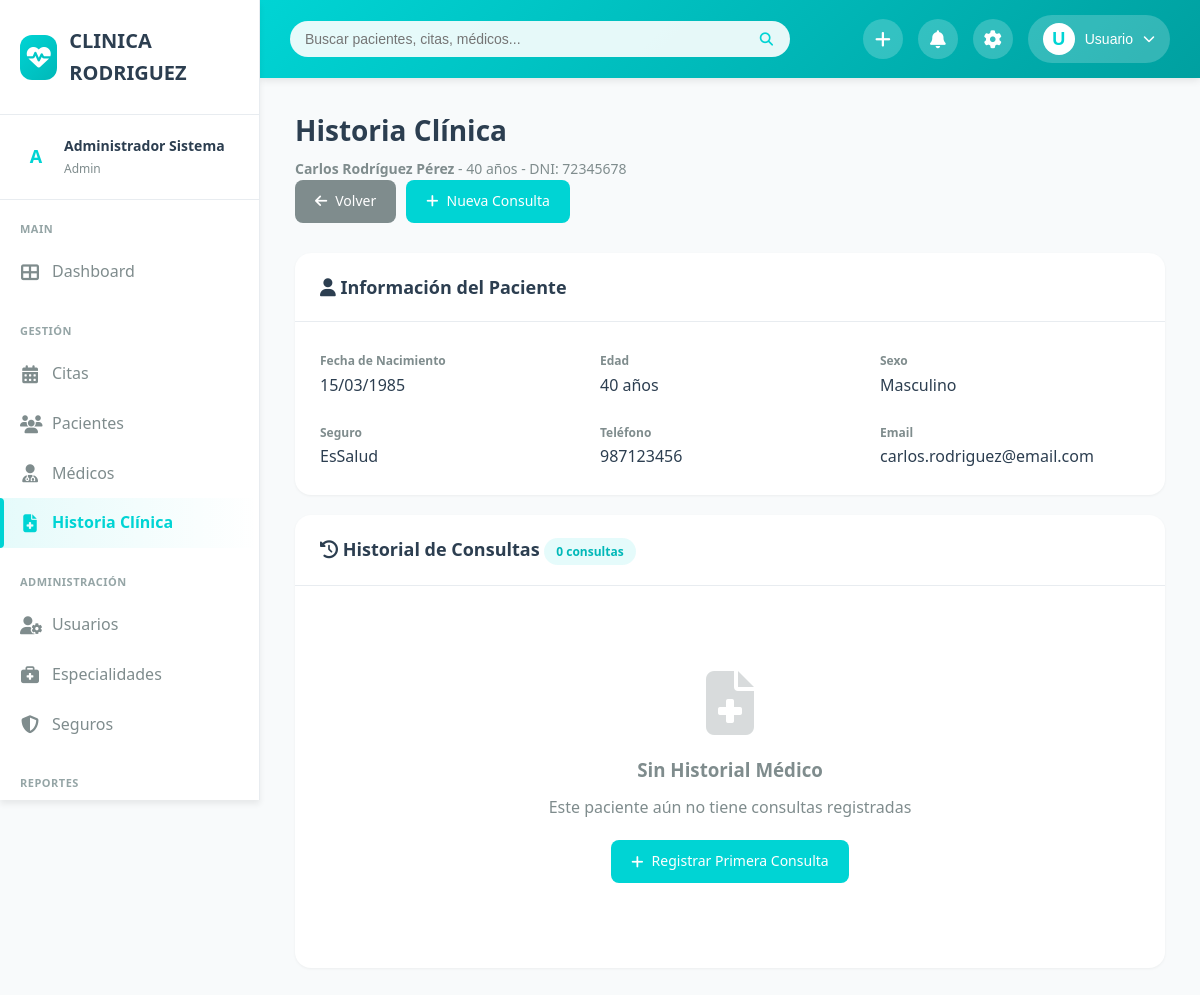
Screenshot of /historia-clinica.php?paciente_id=1 (signed in) with the database file from the repository.
### tables this page shows
CREATE TABLE `pacientes` (
  `id` int(11) NOT NULL,
  `dni` varchar(20) NOT NULL,
  `nombre` varchar(100) NOT NULL,
  `apellido` varchar(100) NOT NULL,
  `fecha_nacimiento` date NOT NULL,
  `sexo` enum('M','F') NOT NULL,
  `telefono` varchar(20) DEFAULT NULL,
  `email` varchar(100) DEFAULT NULL,
  `direccion` text DEFAULT NULL,
  `seguro_id` int(11) DEFAULT NULL,
  `numero_poliza` varchar(50) DEFAULT NULL,
  `estado` enum('activo','inactivo') DEFAULT 'activo',
  `fecha_registro` timestamp NOT NULL DEFAULT current_timestamp()
);

CREATE TABLE `seguros` (
  `id` int(11) NOT NULL,
  `nombre` varchar(100) NOT NULL,
  `tipo` varchar(50) DEFAULT NULL,
  `telefono` varchar(20) DEFAULT NULL,
  `email` varchar(100) DEFAULT NULL,
  `direccion` text DEFAULT NULL,
  `estado` enum('activo','inactivo') DEFAULT 'activo',
  `fecha_registro` timestamp NOT NULL DEFAULT current_timestamp()
);

### includes/functions.php (called while the page is built, shortened)
<?php
function isLoggedIn() {
    return isset($_SESSION['user_id']);
}
function hasPermission($permission) {
    $role = getUserRole();
    $permissions = [
        'admin' => ['*'],
        'medico' => [
            'ver_dashboard',
            'ver_citas',
            'crear_cita',
            'editar_cita',
            'cancelar_cita',
            'atender_cita',
            'ver_pacientes',
            'ver_historia_clinica',
            'crear_historia_clinica',
            'editar_historia_clinica',
            'ver_reportes'
        ],
        'recepcionista' => [
            'ver_dashboard',
            'ver_citas',
            'crear_cita',
            'editar_cita',
            'cancelar_cita',
            'confirmar_cita',
            'ver_pacientes',
            'crear_paciente',
            'editar_paciente',
            'ver_especialidades',
            'ver_medicos'
        ],
        'enfermero' => [
            'ver_dashboard',
            'ver_citas',
            'ver_pacientes',
            'ver_historia_clinica'
        ]
    ];
    if ($role === 'admin') {
        return true;
    }
    return in_array($permission, $permissions[$role]);
}
function getUserRole() {
    return $_SESSION['rol'] ?? null;
}
?>

### public/historia-clinica.php (the view, shortened to what this page needs)
<?php
require_once '../includes/functions.php';
$database = new Database();
$db = $database->getConnection();
$paciente_id = $_GET['paciente_id'] ?? null;
$query = "SELECT p.*, s.nombre as seguro_nombre
          FROM pacientes p
          LEFT JOIN seguros s ON p.seguro_id = s.id
          WHERE p.id = :id";
$stmt = $db->prepare($query);
$stmt->bindParam(':id', $paciente_id);
$stmt->execute();
$paciente = $stmt->fetch(PDO::FETCH_ASSOC);
$nacimiento = new DateTime($paciente['fecha_nacimiento']);
$hoy = new DateTime();
$edad = $hoy->diff($nacimiento)->y;
$query_historia = "SELECT hc.*,
                   CONCAT(u.nombre, ' ', u.apellido) as medico_nombre,
                   e.nombre as especialidad
                   FROM historia_clinica hc
                   INNER JOIN medicos m ON hc.medico_id = m.id
                   INNER JOIN usuarios u ON m.usuario_id = u.id
                   INNER JOIN especialidades e ON m.especialidad_id = e.id
                   WHERE hc.paciente_id = :paciente_id
                   ORDER BY hc.fecha_consulta DESC, hc.fecha_creacion DESC";
$stmt_historia = $db->prepare($query_historia);
$stmt_historia->bindParam(':paciente_id', $paciente_id);
$stmt_historia->execute();
$historias = $stmt_historia->fetchAll(PDO::FETCH_ASSOC);
?>
<!DOCTYPE html>
<html lang="es">
<head>
    <link rel="stylesheet" href="css/styles.css">
    <link rel="stylesheet" href="https://cdnjs.cloudflare.com/ajax/libs/font-awesome/6.4.0/css/all.min.css">
</head>
<body>
    <div class="main-wrapper">
        <?php include '../includes/sidebar.php'; ?>
        <div class="main-content">
            <?php include '../includes/header.php'; ?>
            <div class="dashboard-content">
                <div class="page-header">
                    <div>
                        <h1 class="page-title">Historia Clínica</h1>
                        <p class="page-subtitle">
                            <strong><?php echo htmlspecialchars($paciente['nombre'] . ' ' . $paciente['apellido']); ?></strong>
                            - <?php echo $edad; ?> años - DNI: <?php echo htmlspecialchars($paciente['dni']); ?>
                        </p>
                    </div>
                    <div style="display: flex; gap: 10px;">
                        <a href="pacientes.php" class="btn btn-secondary">
                            <i class="fas fa-arrow-left"></i> Volver
                        </a>
                        <?php if (hasPermission('editar_historia_clinica')): ?>
                        <a href="nueva-historia.php?paciente_id=<?php echo $paciente_id; ?>" class="btn btn-primary">
                            <i class="fas fa-plus"></i> Nueva Consulta
                        </a>
                        <?php endif; ?>
                    </div>
                </div>
                <div class="card mb-2">
                    <div class="card-header">
                        <h3 class="card-title">
                            <i class="fas fa-user"></i> Información del Paciente
                        </h3>
                    </div>
                    <div class="card-body">
                        <div style="display: grid; grid-template-columns: repeat(auto-fit, minmax(200px, 1fr)); gap: 20px;">
                            <div>
                                <strong style="color: var(--text-secondary); font-size: 12px;">Fecha de Nacimiento</strong>
                                <div><?php echo date('d/m/Y', strtotime($paciente['fecha_nacimiento'])); ?></div>
                            </div>
                            <div>
                                <strong style="color: var(--text-secondary); font-size: 12px;">Edad</strong>
                                <div><?php echo $edad; ?> años</div>
                            </div>
                            <div>
                                <strong style="color: var(--text-secondary); font-size: 12px;">Sexo</strong>
                                <div><?php echo $paciente['sexo'] === 'M' ? 'Masculino' : 'Femenino'; ?></div>
                            </div>
                            <div>
                                <strong style="color: var(--text-secondary); font-size: 12px;">Seguro</strong>
                                <div><?php echo htmlspecialchars($paciente['seguro_nombre'] ?: 'Sin seguro'); ?></div>
                            </div>
                            <div>
                                <strong style="color: var(--text-secondary); font-size: 12px;">Teléfono</strong>
                                <div><?php echo htmlspecialchars($paciente['telefono'] ?: '-'); ?></div>
                            </div>
                            <div>
                                <strong style="color: var(--text-secondary); font-size: 12px;">Email</strong>
                                <div><?php echo htmlspecialchars($paciente['email'] ?: '-'); ?></div>
                            </div>
                        </div>
                    </div>
                </div>
                <div class="card">
                    <div class="card-header">
                        <h3 class="card-title">
                            <i class="fas fa-history"></i> Historial de Consultas
                            <span class="badge badge-primary"><?php echo count($historias); ?> consultas</span>
                        </h3>
                    </div>
                    <div class="card-body">
                        <?php if (count($historias) > 0): ?>
                        <div class="historia-timeline">
                            <?php foreach ($historias as $historia): ?>
                            <div class="historia-item" onclick="window.location.href='detalle-historia.php?id=<?php echo $historia['id']; ?>'">
                                <div class="historia-header">
                                    <div>
                                        <div class="historia-fecha">
                                            <i class="fas fa-calendar"></i>
                                            <?php echo date('d/m/Y', strtotime($historia['fecha_consulta'])); ?>
                                        </div>
                                        <div class="historia-medico">
                                            <i class="fas fa-user-md"></i>
                                            <?php echo htmlspecialchars($historia['medico_nombre']); ?> -
                                            <?php echo htmlspecialchars($historia['especialidad']); ?>
                                        </div>
                                    </div>
                                    <span class="badge badge-primary">
                                        <i class="fas fa-eye"></i> Ver Detalles
                                    </span>
                                </div>
                                <div>
                                    <strong style="color: var(--text-primary);">Motivo:</strong>
                                    <span style="color: var(--text-secondary);">
                                        <?php echo htmlspecialchars(substr($historia['motivo_consulta'], 0, 150)); ?>
                                        <?php echo strlen($historia['motivo_consulta']) > 150 ? '...' : ''; ?>
                                    </span>
                                </div>
                            </div>
                            <?php endforeach; ?>
                        </div>
                        <?php else: ?>
                        <div style="text-align: center; padding: 60px 20px; color: var(--text-secondary);">
                            <i class="fas fa-file-medical" style="font-size: 64px; opacity: 0.3; margin-bottom: 20px;"></i>
                            <h3 style="margin: 0 0 10px 0;">Sin Historial Médico</h3>
                            <p>Este paciente aún no tiene consultas registradas</p>
                            <?php if (hasPermission('editar_historia_clinica')): ?>
                            <a href="nueva-historia.php?paciente_id=<?php echo $paciente_id; ?>" class="btn btn-primary" style="margin-top: 20px;">
                                <i class="fas fa-plus"></i> Registrar Primera Consulta
                            </a>
                            <?php endif; ?>
                        </div>
                        <?php endif; ?>
                    </div>
                </div>
            </div>
        </div>
    </div>
</body>
</html>

### public/css/styles.css (style rules this page uses)
:root { --primary-color: #00D4D4; --primary-dark: #00B8B8; --primary-light: #4DE0E0; --secondary-color: #00A8A8; --accent-color: #FFB800; --background-main: #F8FAFB; --background-card: #FFFFFF; --background-sidebar: #FFFFFF; --text-primary: #2C3E50; --text-secondary: #7F8C8D; --text-light: #95A5A6; --text-white: #FFFFFF; --border-color: #E8ECF0; --shadow-sm: 0 1px 3px rgba(0, 0, 0, 0.05); --shadow-md: 0 4px 6px rgba(0, 0, 0, 0.07); --shadow-lg: 0 10px 25px rgba(0, 0, 0, 0.1); --shadow-xl: 0 20px 40px rgba(0, 0, 0, 0.15); --radius-sm: 8px; --radius-md: 12px; --radius-lg: 16px; --transition: all 0.3s cubic-bezier(0.4, 0, 0.2, 1); }
* { margin: 0; padding: 0; box-sizing: border-box; }
body { font-family: 'Segoe UI', Tahoma, Geneva, Verdana, sans-serif; background-color: var(--background-main); color: var(--text-primary); line-height: 1.6; overflow-x: hidden; }
.main-wrapper { display: flex; min-height: 100vh; }
.main-content { flex: 1; margin-left: 260px; transition: var(--transition); }
.dashboard-content { padding: 30px 35px; }
.page-header { margin-bottom: 30px; }
.page-title { font-size: 28px; font-weight: 700; color: var(--text-primary); margin-bottom: 5px; }
.page-subtitle { color: var(--text-secondary); font-size: 14px; }
.card { background: var(--background-card); border-radius: var(--radius-lg); box-shadow: var(--shadow-sm); overflow: hidden; }
.card-header { padding: 20px 25px; border-bottom: 1px solid var(--border-color); display: flex; justify-content: space-between; align-items: center; }
.card-title { font-size: 18px; font-weight: 600; color: var(--text-primary); }
.card-body { padding: 25px; }
.btn { padding: 10px 20px; border: none; border-radius: var(--radius-sm); font-size: 14px; font-weight: 500; cursor: pointer; transition: var(--transition); display: inline-flex; align-items: center; gap: 8px; text-decoration: none; }
.btn-primary { background: var(--primary-color); color: white; }
.btn-secondary { background: var(--text-secondary); color: white; }
.badge { display: inline-block; padding: 4px 12px; border-radius: 20px; font-size: 12px; font-weight: 600; }
.badge-primary { background: rgba(0, 212, 212, 0.1); color: var(--primary-dark); }
.mb-2 { margin-bottom: 20px; }

### rows the page displays
pacientes: nombre+apellido "Carlos Rodríguez Pérez", dni "72345678", fecha_nacimiento "15/03/1985", seguro.nombre "EsSalud", telefono "987123456", email "carlos.rodriguez@email.com"

### other values shown
substr($user_name, 0, 1) "A"
$user_name . ' ' . $user_apellido "Administrador Sistema"
$user_role "Admin"
substr($nombre, 0, 1) "U"
explode(' ', $nombre)[0] "Usuario"
count($historias) "0"
